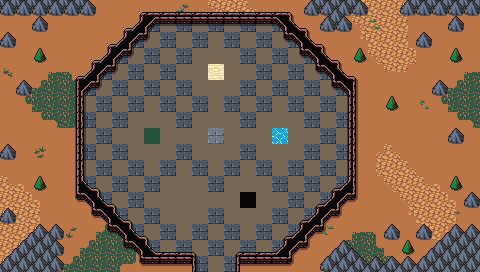

A level layout from a 2D game, rendered from its tile map. Below: a short description, then the map file with tile-grid data replaced by summaries:
An orthogonal 30x17 tile map with 16x16 px tiles, 5 tile layers ( Collision, Background, Ground, Walls, ...), 2 tilesets and 6 objects.

<map version="1.5" tiledversion="1.7.2" orientation="orthogonal" renderorder="right-down" width="30" height="17" tilewidth="16" tileheight="16" infinite="0" nextlayerid="8" nextobjectid="72">
 <editorsettings>
  <export target="wastetown..tmx" format="tmx" />
 </editorsettings>
 <tileset firstgid="1" source="../../../../common/maps/tileset/main.tsx" />
 <tileset firstgid="3477" source="../../../../common/maps/tileset/buildings.tsx" />
 <layer id="6" name=" Collision" width="30" height="17">
  <data>[510 cells, 0 non-empty, 0 distinct tile ids]</data>
 </layer>
 <layer id="1" name="Background" width="30" height="17">
  <data>[510 cells, 510 non-empty, 4 distinct tile ids]</data>
 </layer>
 <layer id="7" name="Ground" width="30" height="17">
  <data>[510 cells, 51 non-empty, 31 distinct tile ids]</data>
 </layer>
 <layer id="2" name="Walls" width="30" height="17">
  <data>[510 cells, 247 non-empty, 47 distinct tile ids]</data>
 </layer>
 <layer id="3" name="Clutter" width="30" height="17">
  <properties>
   <property name="spriteLayer" type="bool" value="true" />
  </properties>
  <data>[510 cells, 55 non-empty, 8 distinct tile ids]</data>
 </layer>
 <objectgroup id="4" name="Objects">
  <object id="65" template="../../../../common/maps/obj/door_up.tx" x="208.385" y="271.283">
   <properties>
    <property name="teleport" value="../HorizonsRingEdited/maps/map/jacetower/portal_1R2.tmx" />
    <property name="teleportObjectId" value="60" />
   </properties>
  </object>
  <object id="67" template="../../../../common/maps/obj/door_down.tx" x="208.833" y="144.167">
   <properties>
    <property name="teleport" value="../HorizonsRingEdited/maps/map/jacetower/portal_1.tmx" />
    <property name="teleportObjectId" value="74" />
   </properties>
  </object>
  <object id="68" template="../../../../common/maps/obj/door_down.tx" x="208.667" y="80.6667">
   <properties>
    <property name="teleport" value="../HorizonsRingEdited/maps/map/jacetower/portal_1W.tmx" />
    <property name="teleportObjectId" value="75" />
   </properties>
  </object>
  <object id="69" template="../../../../common/maps/obj/door_down.tx" x="144.667" y="146.667">
   <properties>
    <property name="teleport" value="../HorizonsRingEdited/maps/map/jacetower/portal_1G.tmx" />
    <property name="teleportObjectId" value="75" />
   </properties>
  </object>
  <object id="70" template="../../../../common/maps/obj/door_down.tx" x="240.667" y="208.667">
   <properties>
    <property name="teleport" value="../HorizonsRingEdited/maps/map/jacetower/portal_1B.tmx" />
    <property name="teleportObjectId" value="62" />
   </properties>
  </object>
  <object id="71" template="../../../../common/maps/obj/door_down.tx" x="272.333" y="144.5">
   <properties>
    <property name="teleport" value="../HorizonsRingEdited/maps/map/jacetower/portal_1U.tmx" />
    <property name="teleportObjectId" value="80" />
   </properties>
  </object>
 </objectgroup>
</map>
